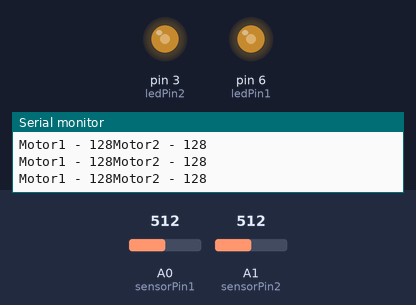
Simulated run of this sketch. Board: Arduino Uno, built with avr-gcc and run on an emulated ATmega328P. Shown: output pins drawn as LEDs (lit = HIGH), the last lines printed to the serial monitor. The test bench sets the inputs (shaded band); at power-on: A0 (sensorPin1) = 512, A1 (sensorPin2) = 512. No radio packets arrive unless stated.

Above: at 1.2 s.
1.3 s: A0 (sensorPin1) set to 609
At 2.3 s:
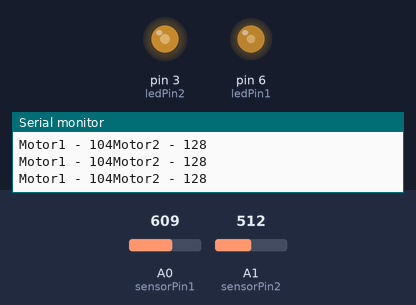
2.8 s: A0 (sensorPin1) set to 636
At 4.1 s:
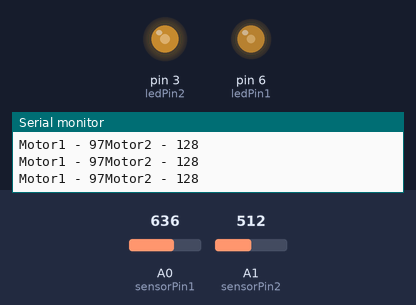
5.8 s: A1 (sensorPin2) set to 306
At 7.0 s:
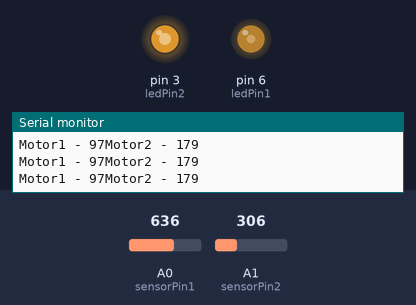
7.3 s: A1 (sensorPin2) set to 609
At 8.7 s:
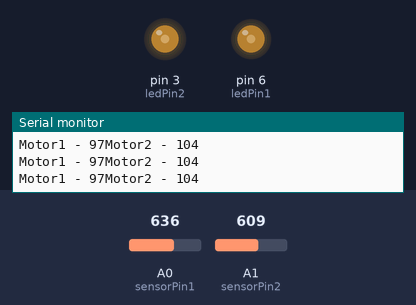
10.3 s: A1 (sensorPin2) set to 642
At 11.5 s:
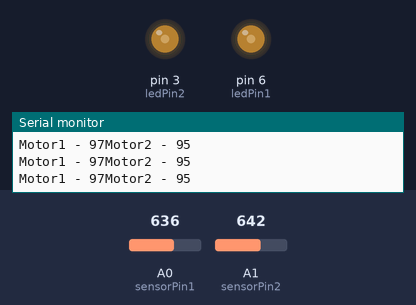
11.8 s: A0 (sensorPin1) set to 306
At 12.6 s:
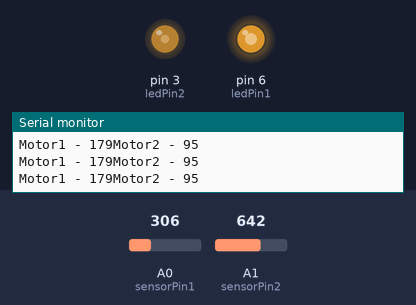
Timing chart, 0 to 14.3 s (numbered marks = the images above; inputs shaded):
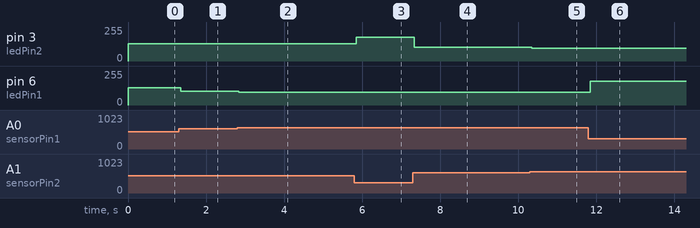

The sketch:

24_motorspeed_potentiometer_transmitter_limited_range_multip.ino
```cpp
// Sketch uses a potentiometer to control speed

#include <SPI.h>
#include "nRF24L01.h"
#include "RF24.h"

int msg1[1];
int msg2[1];
RF24 radio(9,10); // Create a radio by identifying Chip Enable pin and Slave Select pin - RF24 radio(CE_PIN, CSN_PIN)
const uint64_t pipe = 0xE8E8F0F0E1LL;
const uint64_t pipeTwo = 0xE8E8F0F0D2LL; // Second pipe, must share first 32bits (first 8 characters)
int sensorPin1 = A0; // Potentiometer 1 for first motor
int sensorPin2 = A1; // Potentiometer 2 for second motor
int ledPin1 = 6; // PWM pin for Potentiometer 1 - change brightness of led to give viusal feedback
int ledPin2 = 3; // PWM pin for Potentiometer 2 - change brightness of led to give viusal feedback

// int oldvalue; // this variable is used to determine if motorSpeed is increasing or decreasing

void setup(void){
 Serial.begin(9600);
 radio.begin();

 pinMode(ledPin1, OUTPUT); //  setup LED pin
 pinMode(ledPin2, OUTPUT); //  setup LED pin

 }

void loop(void){
  int sensorValue1;
  int motorSpeed1;
  int sensorValue2;
  int motorSpeed2;

  sensorValue1 = analogRead(sensorPin1);
  sensorValue2 = analogRead(sensorPin2);

//  if (sensorValue <= 200) // corresponds to 50/255 or 20%
//  {motorSpeed = 0;}
//  if (sensorValue >= 480) // corresponds to 120/255 or 47%
//    {motorSpeed = 120;}
//  else
//    {
     motorSpeed1 =  motorSpeed1 = map(sensorValue1, 0, 1023, 255, 0);
     motorSpeed1 = constrain(motorSpeed1, 0, 255);

     motorSpeed2 =  motorSpeed2 = map(sensorValue2, 0, 1023, 255, 0);
     motorSpeed2 = constrain(motorSpeed2, 0, 255);
//   }

  msg1[0] = motorSpeed1;
  msg2[0] = motorSpeed2;
  Serial.print("Motor1 - ");
  Serial.print(msg1[0] );
  Serial.print("Motor2 - ");
  Serial.println(msg2[0] );

//Send to motor 1
 radio.openWritingPipe(pipe);
 radio.write(msg1, 1);

//Send to motor 2
 radio.openWritingPipe(pipeTwo);
 radio.write(msg2, 1);

  analogWrite(ledPin1, motorSpeed1); // Adjust LED brightness to reflect motorSpeed
  analogWrite(ledPin2, motorSpeed2); // Adjust LED brightness to reflect motorSpeed


/*   if (MotorSpeed > oldvalue)
       {Serial.print("Speed is increasing :)"); Serial.println(motorSpeed);}
     if (motorSpeed < oldvalue)
       {Serial.print("Speed is decreasing :("); Serial.println(motorSpeed);}

     oldvalue = motorSpeed;
*/
}
```

Measured:
- after the input at 1.3 s, pin 6 (ledPin1): 128/255 → 104/255 after 0.05 s
- after the input at 2.8 s, pin 6 (ledPin1): 104/255 → 97/255 at once
- after the input at 5.8 s, pin 3 (ledPin2): 128/255 → 179/255 after 0.05 s
- after the input at 7.3 s, pin 3 (ledPin2): 179/255 → 104/255 at once
- after the input at 10.3 s, pin 3 (ledPin2): 104/255 → 95/255 after 0.05 s
- after the input at 11.8 s, pin 6 (ledPin1): 97/255 → 179/255 after 0.05 s
